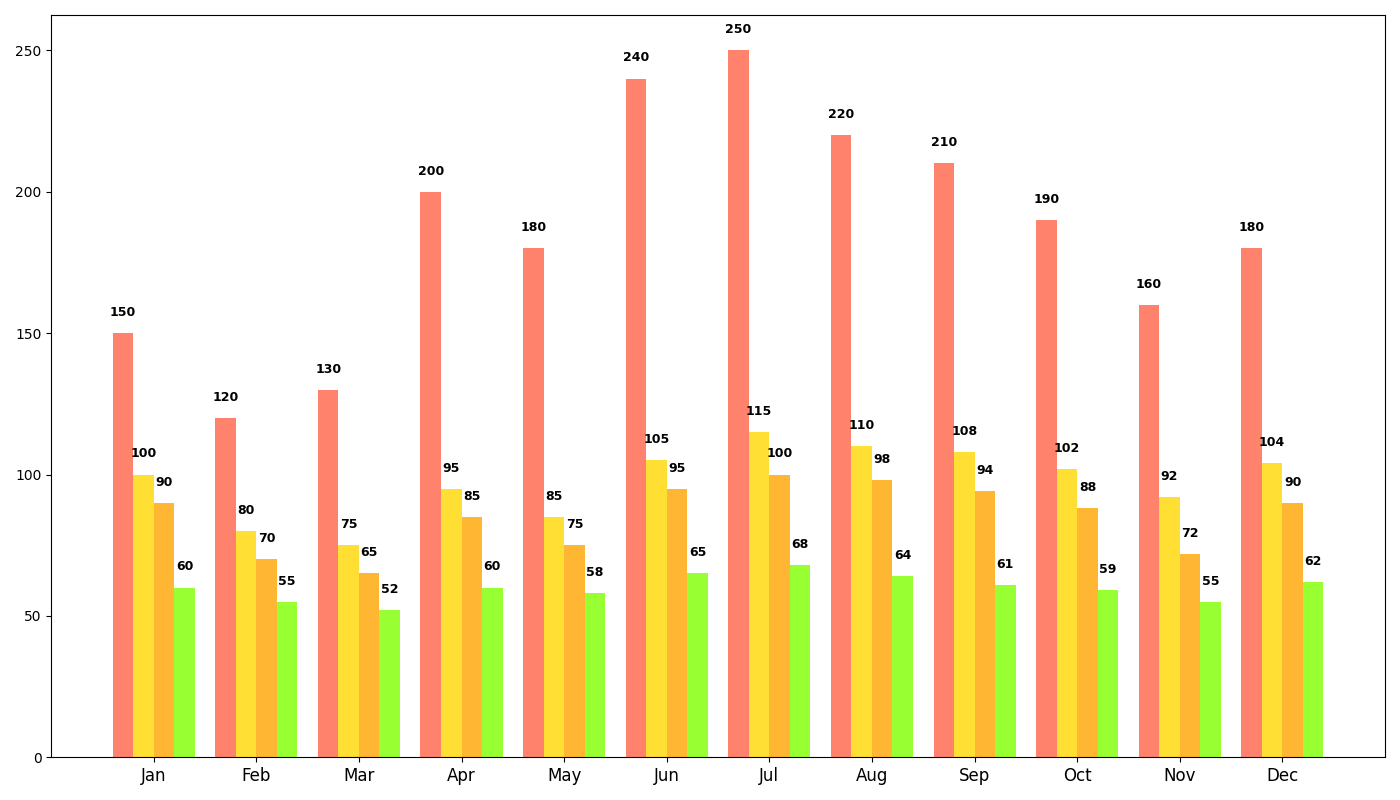

Recreate this plot in Python.
import matplotlib.pyplot as plt
import numpy as np

months = ['Jan', 'Feb', 'Mar', 'Apr', 'May', 'Jun', 'Jul', 'Aug', 'Sep', 'Oct', 'Nov', 'Dec']

strawberry_sales = [150, 120, 130, 200, 180, 240, 250, 220, 210, 190, 160, 180]
banana_sales = [100, 80, 75, 95, 85, 105, 115, 110, 108, 102, 92, 104]
mango_sales = [90, 70, 65, 85, 75, 95, 100, 98, 94, 88, 72, 90]
kiwi_sales = [60, 55, 52, 60, 58, 65, 68, 64, 61, 59, 55, 62]

monthly_sales = np.array([strawberry_sales, banana_sales, mango_sales, kiwi_sales])

fig, ax = plt.subplots(figsize=(14, 8))

bar_width = 0.2
months_idx = np.arange(len(months))
ax.bar(months_idx - 1.5 * bar_width, strawberry_sales, width=bar_width, color='#FF6347', alpha=0.8)
ax.bar(months_idx - 0.5 * bar_width, banana_sales, width=bar_width, color='#FFD700', alpha=0.8)
ax.bar(months_idx + 0.5 * bar_width, mango_sales, width=bar_width, color='#FFA500', alpha=0.8)
ax.bar(months_idx + 1.5 * bar_width, kiwi_sales, width=bar_width, color='#7FFF00', alpha=0.8)

ax.set_xticks(months_idx)
ax.set_xticklabels(months, fontsize=12)

for i, sales in enumerate(monthly_sales):
    for j, value in enumerate(sales):
        ax.text(j - 1.5*bar_width + i*bar_width, value + 5, str(value),
                ha='center', va='bottom', fontsize=9, color='black', fontweight='bold')

ax.set_xlim(-1, len(months))

plt.tight_layout()

plt.show()
